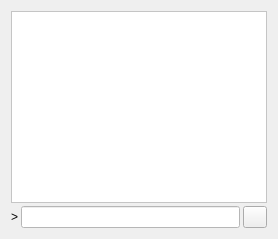
     <widget class="QWidget" name="tab_console">
      <attribute name="title">
       <string>&amp;Console</string>
      </attribute>
      <layout class="QVBoxLayout" name="verticalLayout_3">
       <property name="spacing">
        <number>3</number>
       </property>
       <item>
        <widget class="QTextEdit" name="messagesWidget">
         <property name="minimumSize">
          <size>
           <width>0</width>
           <height>100</height>
          </size>
         </property>
         <property name="styleSheet">
          <string notr="true">background-color: rgb(255, 255, 255);
color: rgb(0, 0, 0);</string>
         </property>
         <property name="readOnly">
          <bool>true</bool>
         </property>
         <property name="tabKeyNavigation" stdset="0">
          <bool>false</bool>
         </property>
         <property name="columnCount" stdset="0">
          <number>2</number>
         </property>
        </widget>
       </item>
       <item>
        <layout class="QHBoxLayout" name="horizontalLayout">
         <property name="spacing">
          <number>3</number>
         </property>
         <item>
          <widget class="QLabel" name="label">
           <property name="text">
            <string notr="true">&gt;</string>
           </property>
          </widget>
         </item>
         <item>
          <widget class="QLineEdit" name="lineEdit">
           <property name="styleSheet">
            <string notr="true">background-color: rgb(255, 255, 255);
color: rgb(0, 0, 0);</string>
           </property>
          </widget>
         </item>
         <item>
          <widget class="QPushButton" name="clearButton">
           <property name="maximumSize">
            <size>
             <width>24</width>
             <height>24</height>
            </size>
           </property>
           <property name="toolTip">
            <string>Clear console</string>
           </property>
           <property name="text">
            <string/>
           </property>
           <property name="icon">
            <iconset resource="../darksilk.qrc">
             <normaloff>:/icons/drk/remove</normaloff>:/icons/drk/remove</iconset>
           </property>
           <property name="shortcut">
            <string notr="true">Ctrl+L</string>
           </property>
           <property name="autoDefault">
            <bool>false</bool>
           </property>
          </widget>
         </item>
        </layout>
       </item>
      </layout>
     </widget>
